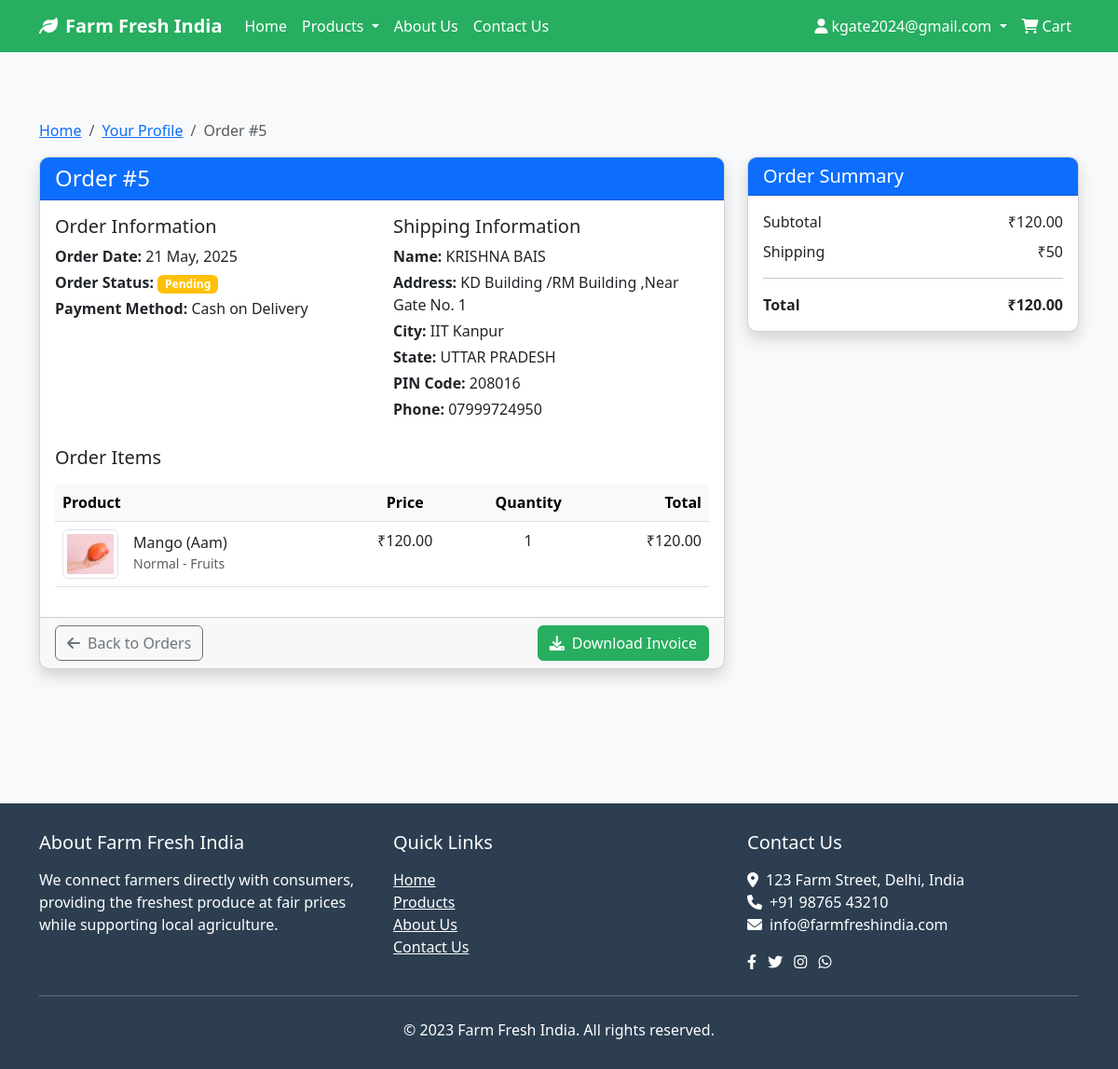
Screenshot of /cart/order/5/ (signed in) with the database file from the repository.
### cart/models.py (models this page shows, shortened)
class Order(models.Model):
    PAYMENT_METHOD_CHOICES = [
        ('upi', 'UPI'),
        ('card', 'Credit/Debit Card'),
        ('cod', 'Cash on Delivery'),
    ]
    ORDER_STATUS_CHOICES = [
        ('pending', 'Pending'),
        ('processing', 'Processing'),
        ('shipped', 'Shipped'),
        ('delivered', 'Delivered'),
        ('cancelled', 'Cancelled'),
    ]
    user = models.ForeignKey(User, on_delete=models.CASCADE, related_name='orders')
    full_name = models.CharField(max_length=150)
    email = models.EmailField()
    phone = models.CharField(max_length=15)
    address = models.CharField(max_length=250)
    city = models.CharField(max_length=100)
    state = models.CharField(max_length=100)
    pin_code = models.CharField(max_length=20)
    created = models.DateTimeField(auto_now_add=True)
    updated = models.DateTimeField(auto_now=True)
    payment_method = models.CharField(max_length=10, choices=PAYMENT_METHOD_CHOICES, default='cod')
    transaction_id = models.CharField(max_length=150, blank=True)
    status = models.CharField(max_length=20, choices=ORDER_STATUS_CHOICES, default='pending')
    total_paid = models.DecimalField(max_digits=10, decimal_places=2)
    class Meta:
        ordering = ('-created',)
    def get_total_cost(self):
        return sum(item.get_cost() for item in self.items.all())

class OrderItem(models.Model):
    order = models.ForeignKey(Order, related_name='items', on_delete=models.CASCADE)
    product = models.ForeignKey(Product, related_name='order_items', on_delete=models.CASCADE)
    price = models.DecimalField(max_digits=10, decimal_places=2)
    quantity = models.PositiveIntegerField(default=1)
    def get_cost(self):
        return self.price * self.quantity

### products/models.py (models this page shows, shortened)
class Product(models.Model):
    category = models.ForeignKey(Category, related_name='products', on_delete=models.CASCADE)
    name = models.CharField(max_length=100)
    slug = models.SlugField(max_length=150, unique=True)
    description = models.TextField(blank=True)
    price = models.DecimalField(max_digits=10, decimal_places=2)
    stock = models.PositiveIntegerField(default=0)
    available = models.BooleanField(default=True)
    created = models.DateTimeField(auto_now_add=True)
    updated = models.DateTimeField(auto_now=True)
    image = models.ImageField(upload_to='products/', blank=True)
    is_featured = models.BooleanField(default=False)
    unit = models.CharField(max_length=20, default='kg', help_text='Unit of measurement (kg, g, piece)')
    class Meta:
        ordering = ('name',)

class Category(models.Model):
    CATEGORY_CHOICES = [
        ('normal', 'Normal'),
        ('organic', 'Organic'),
    ]
    SUB_CATEGORY_CHOICES = [
        ('anaj', 'Anaj (Grains)'),
        ('fruits', 'Fruits'),
        ('vegetables', 'Vegetables'),
    ]
    name = models.CharField(max_length=50)
    slug = models.SlugField(max_length=100, unique=True)
    category_type = models.CharField(max_length=10, choices=CATEGORY_CHOICES)
    sub_category = models.CharField(max_length=20, choices=SUB_CATEGORY_CHOICES)
    description = models.TextField(blank=True)
    image = models.ImageField(upload_to='categories/', blank=True)
    class Meta:
        verbose_name_plural = 'Categories'
        ordering = ('name',)

### cart/views.py (the view)
# urls.py: path('order/<int:order_id>/', cart_views.order_detail, name='order_detail'),
@login_required
def order_detail(request, order_id):
    order = get_object_or_404(Order, id=order_id, user=request.user)
    return render(request, 'cart/order_detail.html', {'order': order})

### cart/context_processors.py (called while the page is built)
def cart_total(request):
    if request.user.is_authenticated:
        cart = Cart(request)
        return {'cart': cart}
    return {'cart': None}

### cart/models.py (called while the page is built)
    def __len__(self):
        return sum(item['quantity'] for item in self.cart.values())

### templates/cart/order_detail.html (shortened to what this page needs)
{% extends 'base/base.html' %}
{% block content %}
<div class="container py-5">
    <nav aria-label="breadcrumb">
        <ol class="breadcrumb">
            <li class="breadcrumb-item"><a href="{% url 'home' %}">Home</a></li>
            <li class="breadcrumb-item"><a href="{% url 'profile' %}">Your Profile</a></li>
            <li class="breadcrumb-item active" aria-current="page">Order #{{ order.id }}</li>
        </ol>
    </nav>
    <div class="row">
        <div class="col-md-8 mb-4">
            <div class="card shadow">
                <div class="card-header bg-primary text-white">
                    <h4 class="mb-0">Order #{{ order.id }}</h4>
                </div>
                <div class="card-body">
                    <div class="row mb-4">
                        <div class="col-md-6">
                            <h5>Order Information</h5>
                            <p class="mb-1"><strong>Order Date:</strong> {{ order.created|date:"d F, Y" }}</p>
                            <p class="mb-1"><strong>Order Status:</strong>
                                {% if order.status == 'pending' %}
                                <span class="badge bg-warning">Pending</span>
                                {% elif order.status == 'processing' %}
                                <span class="badge bg-info">Processing</span>
                                {% elif order.status == 'shipped' %}
                                <span class="badge bg-primary">Shipped</span>
                                {% elif order.status == 'delivered' %}
                                <span class="badge bg-success">Delivered</span>
                                {% else %}
                                <span class="badge bg-secondary">{{ order.status }}</span>
                                {% endif %}
                            </p>
                            <p class="mb-1"><strong>Payment Method:</strong> {{ order.get_payment_method_display }}</p>
                        </div>
                        <div class="col-md-6">
                            <h5>Shipping Information</h5>
                            <p class="mb-1"><strong>Name:</strong> {{ order.full_name }}</p>
                            <p class="mb-1"><strong>Address:</strong> {{ order.address }}</p>
                            <p class="mb-1"><strong>City:</strong> {{ order.city }}</p>
                            <p class="mb-1"><strong>State:</strong> {{ order.state }}</p>
                            <p class="mb-1"><strong>PIN Code:</strong> {{ order.pin_code }}</p>
                            <p class="mb-1"><strong>Phone:</strong> {{ order.phone }}</p>
                        </div>
                    </div>
                    <h5 class="mb-3">Order Items</h5>
                    <div class="table-responsive">
                        <table class="table table-hover">
                            <thead class="table-light">
                                <tr>
                                    <th>Product</th>
                                    <th class="text-center">Price</th>
                                    <th class="text-center">Quantity</th>
                                    <th class="text-end">Total</th>
                                </tr>
                            </thead>
                            <tbody>
                                {% for item in order.items.all %}
                                <tr>
                                    <td>
                                        <div class="d-flex align-items-center">
                                            {% if item.product.image %}
                                            <img src="{{ item.product.image.url }}" alt="{{ item.product.name }}" class="img-thumbnail me-3" style="max-width: 60px; max-height: 60px;">
                                            {% else %}
                                            <img src="https://via.placeholder.com/60x60.png?text={{ item.product.name }}" alt="{{ item.product.name }}" class="img-thumbnail me-3">
                                            {% endif %}
                                            <div>
                                                <h6 class="mb-0">{{ item.product.name }}</h6>
                                                <small class="text-muted">{{ item.product.category.get_category_type_display }} - {{ item.product.category.get_sub_category_display }}</small>
                                            </div>
                                        </div>
                                    </td>
                                    <td class="text-center">₹{{ item.price }}</td>
                                    <td class="text-center">{{ item.quantity }}</td>
                                    <td class="text-end">₹{{ item.get_cost }}</td>
                                </tr>
                                {% endfor %}
                            </tbody>
                        </table>
                    </div>
                </div>
                <div class="card-footer">
                    <div class="row">
                        <div class="col-md-6">
                            <a href="{% url 'profile' %}" class="btn btn-outline-secondary">
                                <i class="fas fa-arrow-left me-2"></i>Back to Orders
                            </a>
                        </div>
                        <div class="col-md-6 text-end">
                            <a href="#" class="btn btn-primary">
                                <i class="fas fa-download me-2"></i>Download Invoice
                            </a>
                        </div>
                    </div>
                </div>
            </div>
        </div>
        <div class="col-md-4">
            <div class="card shadow">
                <div class="card-header bg-primary text-white">
                    <h5 class="mb-0">Order Summary</h5>
                </div>
                <div class="card-body">
                    <div class="d-flex justify-content-between mb-2">
                        <span>Subtotal</span>
                        <span>₹{{ order.get_total_cost }}</span>
                    </div>
                    <div class="d-flex justify-content-between mb-2">
                        <span>Shipping</span>
                        {% if order.get_total_cost >= 500 %}
                            <span class="text-success">Free</span>
                        {% else %}
                            <span>₹50</span>
                        {% endif %}
                    </div>
                    <hr>
                    <div class="d-flex justify-content-between">
                        <strong>Total</strong>
                        <strong>₹{{ order.total_paid }}</strong>
                    </div>
                </div>
            </div>
        </div>
    </div>
</div>
{% endblock %}

### templates/base/base.html (shortened to what this page needs)
<!DOCTYPE html>
{% load i18n %}
<html lang="{{ LANGUAGE_CODE }}">
<head>
    <link href="https://cdn.jsdelivr.net/npm/bootstrap@5.3.0/dist/css/bootstrap.min.css" rel="stylesheet">
    <link rel="stylesheet" href="https://cdnjs.cloudflare.com/ajax/libs/font-awesome/6.0.0/css/all.min.css">
</head>
<body>
    <header>
        <nav class="navbar navbar-expand-lg navbar-dark">
            <div class="container">
                <a class="navbar-brand" href="{% url 'home' %}">
                    <i class="fas fa-leaf me-2"></i>{% trans "Farm Fresh India" %}
                </a>
                <div class="collapse navbar-collapse" id="navbarNav">
                    <ul class="navbar-nav me-auto">
                        <li class="nav-item">
                            <a class="nav-link" href="{% url 'home' %}">{% trans "Home" %}</a>
                        </li>
                        <li class="nav-item dropdown">
                            <a class="nav-link dropdown-toggle" href="#" id="navbarDropdown" role="button" data-bs-toggle="dropdown" aria-expanded="false">
                                {% trans "Products" %}
                            </a>
                        </li>
                        <li class="nav-item">
                            <a class="nav-link" href="{% url 'about' %}">{% trans "About Us" %}</a>
                        </li>
                        <li class="nav-item">
                            <a class="nav-link" href="{% url 'contact' %}">{% trans "Contact Us" %}</a>
                        </li>
                    </ul>
                    <ul class="navbar-nav">
                        {% if user.is_authenticated %}
                            <li class="nav-item dropdown">
                                <a class="nav-link dropdown-toggle" href="#" id="userDropdown" role="button" data-bs-toggle="dropdown" aria-expanded="false">
                                    <i class="fas fa-user me-1"></i>{{ user.username }}
                                </a>
                            </li>
                        {% endif %}
                        <li class="nav-item">
                            <a class="nav-link" href="{% url 'cart_detail' %}">
                                <i class="fas fa-shopping-cart me-1"></i>{% trans "Cart" %}
                            </a>
                        </li>
                    </ul>
                </div>
            </div>
        </nav>
    </header>
    <main class="py-4">
        {% block content %}{% endblock %}
    </main>
    <footer class="footer mt-5">
        <div class="container">
            <div class="row">
                <div class="col-md-4 mb-4 mb-md-0">
                    <h5 class="mb-3">About Farm Fresh India</h5>
                    <p>We connect farmers directly with consumers, providing the freshest produce at fair prices while supporting local agriculture.</p>
                </div>
                <div class="col-md-4 mb-4 mb-md-0">
                    <h5 class="mb-3">Quick Links</h5>
                    <ul class="list-unstyled">
                        <li><a href="{% url 'home' %}" class="text-white">Home</a></li>
                        <li><a href="{% url 'category_list' 'normal' %}" class="text-white">Products</a></li>
                        <li><a href="{% url 'about' %}" class="text-white">About Us</a></li>
                        <li><a href="{% url 'contact' %}" class="text-white">Contact Us</a></li>
                    </ul>
                </div>
                <div class="col-md-4">
                    <h5 class="mb-3">Contact Us</h5>
                    <ul class="list-unstyled">
                        <li><i class="fas fa-map-marker-alt me-2"></i>123 Farm Street, Delhi, India</li>
                        <li><i class="fas fa-phone me-2"></i>+91 98765 43210</li>
                        <li><i class="fas fa-envelope me-2"></i>info@farmfreshindia.com</li>
                    </ul>
                    <div class="mt-3">
                        <a href="#" class="text-white me-2"><i class="fab fa-facebook-f"></i></a>
                        <a href="#" class="text-white me-2"><i class="fab fa-twitter"></i></a>
                        <a href="#" class="text-white me-2"><i class="fab fa-instagram"></i></a>
                        <a href="#" class="text-white"><i class="fab fa-whatsapp"></i></a>
                    </div>
                </div>
            </div>
            <hr class="my-4 bg-light">
            <div class="text-center">
                <p class="mb-0">&copy; 2023 Farm Fresh India. All rights reserved.</p>
            </div>
        </div>
    </footer>
</body>
</html>

### templates/base/base.html (style rules this page uses)
:root { --primary-color: #27ae60; --secondary-color: #f39c12; --dark-color: #2c3e50; --light-color: #ecf0f1; }
body { font-family: 'Segoe UI', Tahoma, Geneva, Verdana, sans-serif; background-color: #f8f9fa; }
.navbar { background-color: var(--primary-color); }
.navbar-brand { font-weight: bold; color: white !important; }
.nav-link { color: white !important; font-weight: 500; }
.btn-primary { background-color: var(--primary-color); border-color: var(--primary-color); }
.card { border-radius: 10px; overflow: hidden; transition: transform 0.3s; box-shadow: 0 4px 6px rgba(0, 0, 0, 0.1); }
.footer { background-color: var(--dark-color); color: white; padding: 30px 0; }

### rows the page displays
Order: id "5", created "21 May, 2025", payment_method "Cash on Delivery", full_name "KRISHNA BAIS", address "KD Building /RM Building ,Near Gate No. 1", city "IIT Kanpur", state "UTTAR PRADESH", pin_code "208016", phone "07999724950", get_total_cost "120.00", total_paid "120.00"
OrderItem: product.image (picture), product.name "Mango (Aam)", product.category.category_type "Normal", product.category.sub_category "Fruits", price "120.00", quantity "1", get_cost "120.00"

### other values shown
{{ user.username }} "kgate2024@gmail.com"
